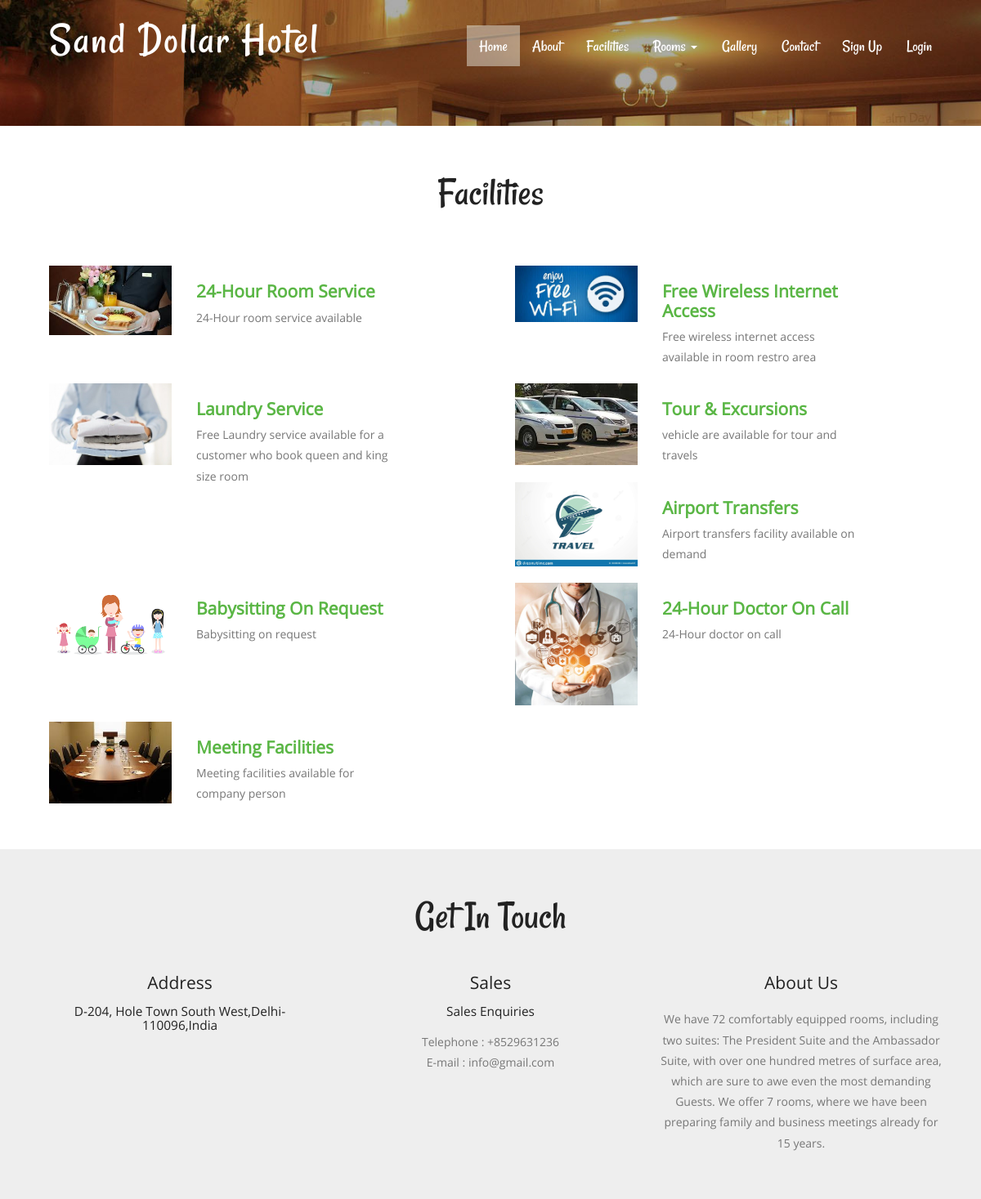
Page /services.php on the earlier database version.
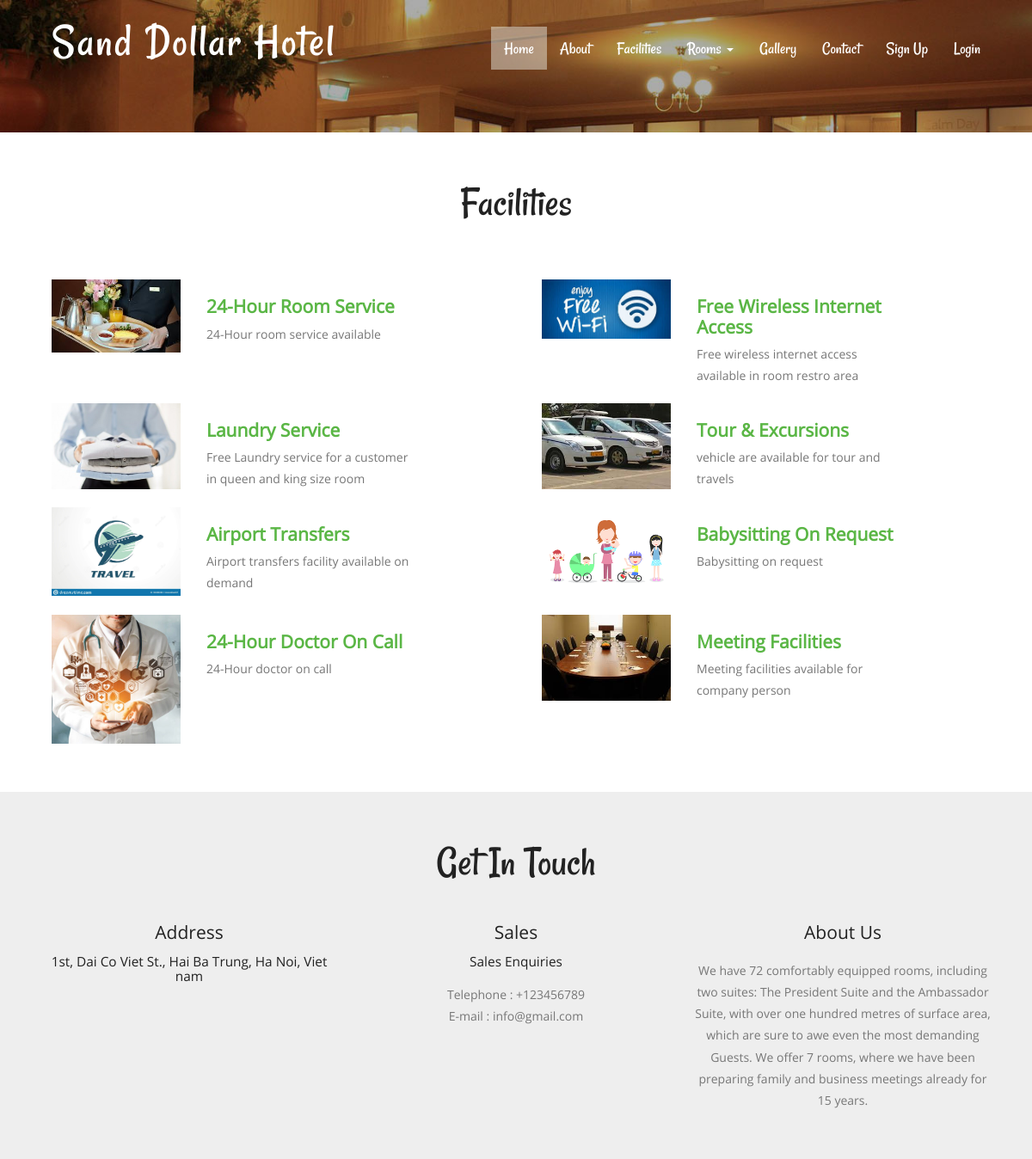
Same page on the later database version.
### tables this page shows
CREATE TABLE `tblfacility` (
  `ID` int(10) NOT NULL,
  `FacilityTitle` varchar(200) DEFAULT NULL,
  `Description` mediumtext DEFAULT NULL,
  `Image` varchar(200) DEFAULT NULL,
  `CreationDate` timestamp NULL DEFAULT current_timestamp()
);

CREATE TABLE `tblpage` (
  `ID` int(10) NOT NULL,
  `PageType` varchar(120) DEFAULT NULL,
  `PageTitle` varchar(200) DEFAULT NULL,
  `PageDescription` mediumtext DEFAULT NULL,
  `Email` varchar(120) DEFAULT NULL,
  `MobileNumber` bigint(10) DEFAULT NULL,
  `UpdationDate` timestamp NULL DEFAULT NULL ON UPDATE current_timestamp()
);

### src/services.php (the view, shortened to what this page needs)
<?php
include('includes/dbconnection.php');
?>
<!DOCTYPE HTML>
<html>
<head>
	<link href="css/bootstrap.css" rel="stylesheet" type="text/css" media="all">
	<link href="css/style.css" rel="stylesheet" type="text/css" media="all" />
</head>
<body>
	<div class="header head-top">
		<div class="container">
			<?php include_once('includes/header.php'); ?>
		</div>
	</div>
	<div class="content">
		<div class="services">
			<div class="container">
				<div class="services-main">
					<h2>Facilities</h2>
					<div class="services1">
						<?php
						$sql = "SELECT * from tblfacility";
						$query = $dbh->prepare($sql);
						$query->execute();
						$results = $query->fetchAll(PDO::FETCH_OBJ);
						if ($query->rowCount() > 0) {
							foreach ($results as $row) {
						?>
								<div class="col-md-6 services-grid">
									<br />
									<div class="col-md-4 serv-img">
										<img src="admin/images/<?php echo $row->Image; ?>" height="300" width="300" alt="" class="img-responsive">
									</div>
									<br />
									<div class="col-md-6 serv-text">
										<h4><?php echo htmlentities($row->FacilityTitle); ?></h4>
										<p><?php echo htmlentities($row->Description); ?> </p>
									</div>
									<div class="clearfix"></div>
								</div>
						<?php $cnt = $cnt + 1;
							}
						} ?>
					</div>
				</div>
			</div>
		</div>
		<?php include_once('includes/getintouch.php'); ?>
</body>
</html>

### src/includes/header.php (shortened to what this page needs)
<div class="header-top">
    <nav class="navbar navbar-default">
        <div class="container-fluid">
            <div class="navbar-header">
                <div class="navbar-brand">
                    <h1><a href="index.php">Sand Dollar Hotel</a></h1>
                </div>
            </div>
            <div class="collapse navbar-collapse" id="bs-example-navbar-collapse-1">
                <ul class="nav navbar-nav">
                    <li class="active"><a href="index.php">Home <span class="sr-only">(current)</span></a></li>
                    <li><a href="about.php">About</a></li>
                    <li><a href="services.php">Facilities</a></li>
                    <li class="dropdown">
                        <a href="#" class="dropdown-toggle" data-toggle="dropdown" role="button" aria-haspopup="true" aria-expanded="false">Rooms <span class="caret"></span></a>
                    </li>
                    <li><a href="gallery.php">Gallery</a></li>
                    <li><a href="contact.php">Contact</a></li>
                    <?php if (strlen($_SESSION['hbmsuid']==0)) {?>
                        <li><a href="signup.php">Sign Up</a></li>
                        <li><a href="signin.php">Login</a></li>
                    <?php } ?>
                </ul>
            </div>
        </div>
    </nav>
</div>

### src/includes/getintouch.php (shortened to what this page needs)
<div class="touch-section">
	<div class="container">
		<h3>get in touch</h3>
		<div class="touch-grids">
			<?php
				$sql="SELECT * from tblpage where PageType='contactus'";
				$query = $dbh -> prepare($sql);
				$query->execute();
				$results=$query->fetchAll(PDO::FETCH_OBJ);
				$cnt=1;
				if($query->rowCount() > 0) {
					foreach($results as $row) {
			?>
			<div class="col-md-4 touch-grid">
				<h4>address</h4>
				<h5><?php echo htmlentities($row->PageDescription);?></h5>
			</div>
			<div class="col-md-4 touch-grid">
				<h4>Sales</h4>
				<h5>Sales Enquiries</h5>
				<p>Telephone : +<?php  echo htmlentities($row->MobileNumber);?></p>
				<p>E-mail : <?php  echo htmlentities($row->Email);?></p>
			</div>
			<?php $cnt=$cnt+1;}} ?>
			<div class="col-md-4 touch-grid">
				<?php
					$sql="SELECT * from tblpage where PageType='aboutus'";
					$query = $dbh -> prepare($sql);
					$query->execute();
					$results=$query->fetchAll(PDO::FETCH_OBJ);
					$cnt=1;
					if($query->rowCount() > 0) {
						foreach($results as $row) {
				?>
				<h4><?php  echo htmlentities($row->PageTitle);?></h4>
				<br>
				<p><?php  echo htmlentities($row->PageDescription);?></p>
				</div><?php $cnt=$cnt+1;}} ?>
					<div class="clearfix"></div>
				</div>
			</div>
		</div>
	</div>

### src/css/style.css (style rules this page uses)
body a { transition:0.5s all; -webkit-transition:0.5s all; -moz-transition:0.5s all; -o-transition:0.5s all; -ms-transition:0.5s all; }
h1,h2,h3,h4,h5,h6 { padding:0 0; margin:0 0; }
p { padding:0 0; margin:0 0; }
ul { padding:0 0; margin:0 0; }
body { padding:0 0; margin:0 0; font-family: 'OpenSans-Regular' }
.header-top { margin-top: 1em; }
.navbar-brand { float: left; margin-left: 0.8em; }
.navbar { border-radius: 0px; }
.navbar-nav { float: right; margin: 0; }
.navbar-default { background: none!important; border: none!important; }
.navbar-brand h1 a { text-decoration: none; color:#fff; font-size: 1.5em; font-family: 'Rancho-Regular'; text-transform: capitalize; letter-spacing: 2px; line-height: .5em; }
.navbar-default .navbar-nav > li > a { color: #fff; font-family: 'Rancho-Regular'; font-size: 1.4em; }
.navbar-default .navbar-nav > .active > a, .navbar-default .navbar-nav > .active > a:hover, .navbar-default .navbar-nav > .active > a:focus { color: #fff; background-color: rgba(249, 255, 247, 0.43); }
.navbar { position: relative; min-height: 50px; margin-bottom: 0; border: 1px solid transparent; }
.navbar-brand { float: left; height: 0px; padding: 0px 15px; font-size: 18px; line-height: 20px; }
.navbar > .container .navbar-brand, .navbar > .container-fluid .navbar-brand { margin-left: 0px; }
.navbar-default { padding: 1.2em 0; }
.navbar-collapse { max-height: 340px; padding-right: 0px; padding-left: 0px; }
.header { background:url(../images/banner1.jpg) no-repeat 0px 0px; background-size:cover; -webkit-background-size: cover; -moz-background-size: cover; -o-background-size: cover; -ms-background-size: cover; min-height:764px; padding-bottom: 4em; }
.touch-section { padding: 4em 0; text-align: center; background-color: #eee; }
.touch-grids { margin-top: 3em; }
.touch-grid h4 { font-size: 1.5em; color: #222; text-transform: capitalize; }
.touch-section h3 { font-size: 3.5em; text-transform: capitalize; font-family: 'Rancho-Regular'; color: #222; }
.touch-grid h5 { font-size: 1.1em; padding: 1em 0; color: #222; }
.touch-grid p { font-size: 1em; line-height: 1.8em; color: #777; }
.head-top { min-height: 115px !important; }
.services { padding: 4em 0em; }
.services-main h2 { font-size: 3.5em; text-transform: capitalize; font-family: 'Rancho-Regular'; color: #222; text-align:center; }
.services1 { margin: 3em 0; }
.serv-text h4 { color: #5ab645; text-transform: capitalize; font-weight: 600; font-size:1.5em; }
.serv-text p { font-size: 1em; color: #777; line-height: 1.8em; padding: .5em 0 0; }
@media (max-width:1440px) { .header { min-height: 679px; } }
@media (max-width:1366px) { .header { min-height: 652px; } }
@media (max-width:1280px) { .header { min-height: 602px; } }

Differences in the rows shown:
changed tblfacility "Laundry Service": Description "Free Laundry service available for a customer who book queen and king size room" → "Free Laundry service for a customer in queen and king size room"
changed tblpage "info@gmail.com": PageDescription "D-204, Hole Town South West,Delhi-110096,India" → "1st, Dai Co Viet St., Hai Ba Trung, Ha Noi, Viet nam"; MobileNumber "8529631236" → "123456789"
